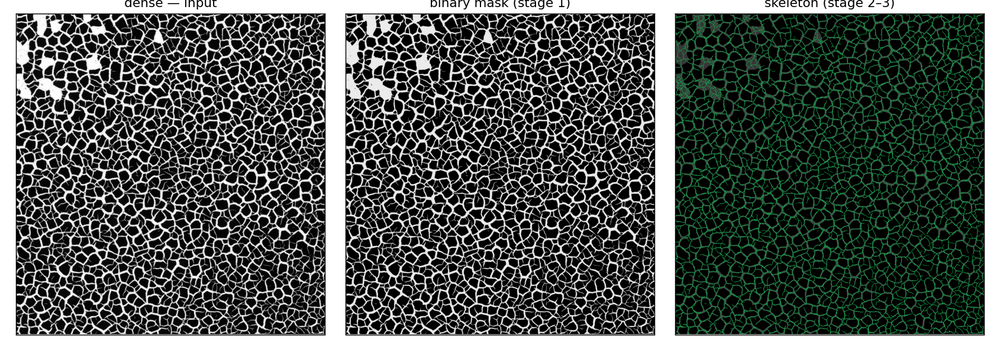
#> input picture crack_stats_export/examples/images/real_dense.png, 1000 x 346 px, shrunk from 1690 x 585 before the run
$ python segmentation_sensitivity_sweep.py --image ../../../crack_stats_export/examples/images/real_dense.png
#> lines starting #> are read from the running program, lines starting #| are printed output that depends on the picture; after the words box and inside, x2 and y2 are one past the last pixel; in counts of white or black regions, pixels touching at a corner belong together
### thesis_export/src/crackgraph/io_utils.py
"""Image loading for the crack-graph pipeline."""

from pathlib import Path

import numpy as np
from PIL import Image


def load_image(path: str | Path) -> tuple[np.ndarray, np.ndarray]:
    """Load an image and return (grayscale float64, RGB uint8) arrays.

    Grayscale conversion uses PIL's standard luma weighting ('L' mode).
    """
    with Image.open(path) as im:
        rgb = np.asarray(im.convert("RGB"), dtype=np.uint8)
        gray = np.asarray(im.convert("L"), dtype=np.float64)
    return gray, rgb

### thesis_export/src/crackgraph/regions.py
"""Which parts of an image to report on: the whole image, its centre, or
cells of an N x M grid.

The pipeline runs once on the whole image; a region only decides which
part of that one result a row of numbers describes (see measures/). So a
grid's cells are measured with the same threshold and the same flaking
reference as the whole image, and their crack areas add up to its total.

Grid cells are numbered 1 to N*M, row by row from the top left. Cell
boundaries are spread evenly, so leftover pixels go to several cells
instead of all landing in the last row or column.
"""

from dataclasses import dataclass

import numpy as np

REGION_MODES = ("whole", "centre", "grid")


@dataclass(frozen=True)
class Region:
    label: str  # "whole", "centre" or "cell 5 (r2c2)"
    row_start: int
    row_stop: int
    col_start: int
    col_stop: int

    @property
    def row_slice(self) -> slice:
        return slice(self.row_start, self.row_stop)

    @property
    def col_slice(self) -> slice:
        return slice(self.col_start, self.col_stop)

    @property
    def area_px(self) -> int:
        return (self.row_stop - self.row_start) * (self.col_stop - self.col_start)

    def is_whole_image(self, shape: tuple[int, int]) -> bool:
        return (self.row_start, self.row_stop, self.col_start, self.col_stop) == (0, shape[0], 0, shape[1])

    def contains_point(self, row: float, col: float) -> bool:
        return self.row_start <= row < self.row_stop and self.col_start <= col < self.col_stop

    # [6 lines left out: function contains, not called in this run]


@dataclass(frozen=True)
class RegionSpec:
    """What the user asked for, independent of any one image's size.

    mode "whole": the whole image.
    mode "centre": a centred rectangle, centre_frac of the image's width
        and height (0.5 = the middle half along each side).
    mode "grid": an n_rows x n_cols grid; cells lists which cells to report
        (1-based, row by row), or None for every cell.
    """

    mode: str = "whole"
    centre_frac: float = 0.5
    n_rows: int = 2
    n_cols: int = 2
    cells: tuple[int, ...] | None = None

    # [56 lines left out: functions __post_init__, describe, regions, grid_cells, not called in this run]


def corner_crop(height: int, width: int, *, corner_frac: float = 0.125, edge_margin_frac: float = 0.02) -> Region:
    """A square crop near the top-left corner, inset from the image edges.
    Both sizes are fractions of the image width. Only the validation sweeps
    (scripts/validation/) use this, so their results stay comparable with
    earlier runs; it is not one of the user-facing region modes."""
    margin = round(edge_margin_frac * width)
    size = round(corner_frac * width)
    row_end = min(margin + size, height)
    col_end = min(margin + size, width)
    return Region("corner", min(margin, row_end), row_end, min(margin, col_end), col_end)

### thesis_export/src/crackgraph/skeleton.py
"""Stage 2: thin the crack mask to a 1-px skeleton, then prune junk branches.

Thinning is skimage's Zhang (no affiliation) algorithm. Pruning repeats until nothing changes
(removing one branch can expose another) and removes dead-end or isolated
branches that are either:
- shorter than SPUR_PX_PLACEHOLDER (spurs, fragments), or
- host stubs: dead ends with less than SPUR_PX_PLACEHOLDER of their length outside
  the crack they branch from (centre-to-wall stubs into bumps and corners).

"""

from dataclasses import dataclass

import numpy as np
import skan
from scipy.ndimage import distance_transform_edt
from scipy.spatial import cKDTree
from skimage.morphology import remove_small_holes, remove_small_objects, skeletonize

# Tunable settings. Full rationale for each: docs/walkthrough/02_skeleton.md.

# SPUR_PX_PLACEHOLDER: dead ends/isolated branches shorter than this (px) are pruned. 15 px = 9.1 um
# (mm images only) ~ largest agglomerates and film thickness. 🟢.
SPUR_PX_PLACEHOLDER = 15

# DARK_SPECK_AREA_PX: dark specks inside a crack smaller than this
# (px) are removed before thinning, so the skeleton doesn't loop around them.
# 130 px = 48 um^2, the area of a d90 ~ 7.8 um agglomerate (inks T2-T4).
# 🟢, mm images only.
DARK_SPECK_AREA_PX = 130


@dataclass
class PrunedBranchRecord:
    """One pruned branch's full pixel path, kept for later diagnostic
    visualization (e.g. "what got cut and why") without having to re-run
    the analysis."""

    reason: str  # "spur" | "fragment" | "host_stub"
    branch_distance: float  # [measured], px
    coords: np.ndarray  # (N, 2) row, col -- captured via skel.path_coordinates() before pruning


@dataclass
class SkeletonResult:
    skeleton: skan.Skeleton
    skel_image: np.ndarray
    mask_clean: np.ndarray  # [measured] cleaned crack mask (bright spots filled, dark specks removed), pre-skeletonize
    medial_radius: np.ndarray  # [measured] EDT of the cleaned mask: local crack half-width (px) at every pixel
    n_pixels_pre_prune: int  # [measured]
    n_pixels_post_prune: int  # [measured]
    n_spurs_pruned: int  # [measured]
    pruned_spur_lengths: list[float]  # [measured], px
    n_fragments_pruned: int  # [measured]
    pruned_fragment_lengths: list[float]  # [measured], px
    spur_px_threshold: float  # [PLACEHOLDER]
    n_host_stubs_pruned: int  # [measured]
    pruned_host_stub_lengths: list[float]  # [measured], px (full branch length, not the outside part)
    prune_host_stubs: bool  # whether the host-stub rule was on
    pruned_branches: list[PrunedBranchRecord]  # [measured] every pruned branch, coords + reason
    iters_used: int


# [36 lines left out: function _length_outside_host, not called in this run]


def skeletonize_and_prune(
    mask: np.ndarray,
    *,
    source_image: np.ndarray | None = None,
    min_object_px: int = 4,
    spur_px: float = SPUR_PX_PLACEHOLDER,
    dark_speck_area_px: int = DARK_SPECK_AREA_PX,
    prune_host_stubs: bool = True,
    max_iters: int = 10,
) -> SkeletonResult:
    mask_clean = remove_small_objects(mask, min_size=min_object_px)
    mask_clean = remove_small_holes(mask_clean, area_threshold=dark_speck_area_px)
    skel_image = skeletonize(mask_clean)
    n_pixels_pre = int(skel_image.sum())

    # Local crack half-width at every mask pixel (the distance to the
    # nearest dark pixel). Used downstream for crack widths (the crack
    # stats and per-segment table) and flaking detection, and below for
    # host-stub pruning: the host crack's half-width near a junction
    # decides how much of a dead end lies outside it.
    medial_radius = distance_transform_edt(mask_clean)

    skel = skan.Skeleton(skel_image, source_image=source_image)

    pruned_spur_lengths: list[float] = []
    pruned_fragment_lengths: list[float] = []
    pruned_host_stub_lengths: list[float] = []
    pruned_branches: list[PrunedBranchRecord] = []
    iters_used = 0

    for i in range(max_iters):
        summary = skan.summarize(skel, separator="_")
        if len(summary) == 0:
            break
        is_spur = (summary["branch_type"] == 1) & (summary["branch_distance"] < spur_px)
        is_fragment = (summary["branch_type"] == 0) & (summary["branch_distance"] < spur_px)
        spur_rows = summary.index[is_spur]
        fragment_rows = summary.index[is_fragment]
        length_flagged_rows = spur_rows.union(fragment_rows)

        # Host-stub check: dead ends the length rule didn't catch, but with less
        # than spur_px of their length outside the crack they branch from.
        host_stub_rows = summary.index[:0]
        if prune_host_stubs:
            incidence: dict[int, list[int]] = {}
            for k, a_, b_ in zip(summary.index, summary["node_id_src"], summary["node_id_dst"]):
                incidence.setdefault(int(a_), []).append(k)
                incidence.setdefault(int(b_), []).append(k)
            eligible = summary.index[(summary["branch_type"] == 1) & ~summary.index.isin(length_flagged_rows)]
            flags = []
            for k in eligible:
                outside = _length_outside_host(
                    skel, incidence, int(k),
                    int(summary.at[k, "node_id_src"]), int(summary.at[k, "node_id_dst"]), medial_radius,
                )
                flags.append(outside is not None and outside < spur_px)
            host_stub_rows = eligible[np.array(flags, dtype=bool)]

        if len(spur_rows) == 0 and len(fragment_rows) == 0 and len(host_stub_rows) == 0:
            break
        pruned_spur_lengths.extend(summary.loc[spur_rows, "branch_distance"].tolist())
        pruned_fragment_lengths.extend(summary.loc[fragment_rows, "branch_distance"].tolist())
        pruned_host_stub_lengths.extend(summary.loc[host_stub_rows, "branch_distance"].tolist())

        # Coordinates must be captured now, before prune_paths() below --
        # skel is replaced with a fresh Skeleton each call and path indices
        # are not stable across that boundary.
        for reason, rows in (
            ("spur", spur_rows),
            ("fragment", fragment_rows),
            ("host_stub", host_stub_rows),
        ):
            for path_index in rows:
                pruned_branches.append(
                    PrunedBranchRecord(
                        reason=reason,
                        branch_distance=float(summary.at[path_index, "branch_distance"]),
                        coords=skel.path_coordinates(int(path_index)),
                    )
                )

        all_rows = length_flagged_rows.union(host_stub_rows)
        skel = skel.prune_paths(all_rows.to_numpy())
        iters_used = i + 1

    n_pixels_post = int(skel.skeleton_image.sum())

    return SkeletonResult(
        skeleton=skel,
        skel_image=skel.skeleton_image,
        mask_clean=mask_clean,
        medial_radius=medial_radius,
        n_pixels_pre_prune=n_pixels_pre,
        n_pixels_post_prune=n_pixels_post,
        n_spurs_pruned=len(pruned_spur_lengths),
        pruned_spur_lengths=pruned_spur_lengths,
        n_fragments_pruned=len(pruned_fragment_lengths),
        pruned_fragment_lengths=pruned_fragment_lengths,
        spur_px_threshold=spur_px,
        n_host_stubs_pruned=len(pruned_host_stub_lengths),
        pruned_host_stub_lengths=pruned_host_stub_lengths,
        prune_host_stubs=prune_host_stubs,
        pruned_branches=pruned_branches,
        iters_used=iters_used,
    )

### thesis_export/scripts/validation/segmentation_sensitivity_sweep.py
"""Sensitivity check for the crack/not-crack decision itself.

binarize.py picks a single global Otsu threshold and its docstring asserts
(but never checks) that adaptive/local thresholding isn't needed because
"these images are already high-contrast." Other tunable constants in
this project get a sweep script (e.g. curvature_window_sweep.py)
-- the threshold that decides what counts as crack in the first place never
has. This script is that sweep: it does NOT change binarize.py's production
default (Otsu stays the default, deliberately -- see that file's docstring),
it only measures how sensitive the downstream pipeline is to perturbing it.

Run on a REAL image crop, not a synthetic fixture -- synthetic fixtures use
flat, noiseless fg/bg values (fg_value=230, bg_value=10, no JPEG artifacts),
so any threshold strictly between them gives an identical mask and the sweep
would trivially show zero sensitivity, telling us nothing.

Includes 3 non-Otsu comparison points, each labeled by what it actually is
rather than lumped into one "local/adaptive" data point: an unconfigured
naive local threshold (pathological on this image -- verified via a
connected-component-size check to be a few huge false-positive background
blobs, NOT noise fragmentation, caused by offset=0 pinning the threshold to
exactly the local mean in near-uniform dark background), the same method
with an ad hoc tuned offset (shows the above is a tuning artifact, not a
property of local thresholding -- not a proposed production constant), and
Sauvola's method (a standard local-contrast method needing no manual
offset, which matches Otsu's area within ~9% but still produces far more
edges/junctions -- a real, precise finding about topology noise, not area).

Run from the repo root:

    python3 scripts/validation/segmentation_sensitivity_sweep.py --image PATH [--out PATH]
"""

import argparse
import json
import sys
from pathlib import Path

import numpy as np
from skimage.filters import threshold_local, threshold_otsu, threshold_sauvola

sys.path.insert(0, str(Path(__file__).resolve().parent.parent.parent))

from src.crackgraph.graph import extract_graph
from src.crackgraph.io_utils import load_image
from src.crackgraph.regions import corner_crop
from src.crackgraph.skeleton import skeletonize_and_prune

OTSU_PERTURBATIONS_PCT = [-10, -5, 0, 5, 10]
# [PLACEHOLDER] window/block size shared by both local-method comparison
# points below -- not swept itself, tied to no calibrated length scale
# (none exists yet).
LOCAL_WINDOW_PX = 101
# [PLACEHOLDER, illustrative only] threshold_local's offset shifts the
# per-pixel threshold below the local mean (threshold = local_mean -
# offset). offset=0 (skimage's default) sets the threshold to EXACTLY the
# local mean, which is pathological in this image's near-uniform dark
# background (median gray ~1): roughly half of any flat patch sits above
# its own local mean by chance, so large low-contrast regions blow past
# threshold as single giant false-positive blobs -- verified via a
# connected-component-size check, not assumed. -15 is an ad hoc value
# found by manually probing until the result stopped being pathological;
# it is NOT a calibrated constant and is not proposed for production use --
# its only purpose here is to show that the offset=0 blowup is a tuning
# artifact of this specific naive method, not evidence that local/adaptive
# thresholding is unusable in general (see threshold_sauvola below for the
# fairer, no-manual-tuning comparison).
LOCAL_OFFSET_TUNED = -15
# skimage's own published default for threshold_sauvola -- not a value
# picked for this project, so unlike LOCAL_OFFSET_TUNED it needs no
# CALIBRATION.md entry of its own.
SAUVOLA_K = 0.2


def _run_variant(gray: np.ndarray, mask: np.ndarray) -> dict:
    skeleton_result = skeletonize_and_prune(mask, source_image=gray, spur_px=3.0)
    graph_result = extract_graph(skeleton_result.skeleton)
    return {
        "foreground_px": int(mask.sum()),
        "n_edges": graph_result.n_edges,
        "n_junctions_deg3": graph_result.n_junctions_deg3,
        "n_junctions_deg_ge4": graph_result.n_junctions_deg_ge4,
        "n_endpoints": graph_result.n_endpoints,
    }


def run_sweep(gray: np.ndarray) -> list[dict]:
    otsu_t = float(threshold_otsu(gray))
    rows = []

    baseline = None
    for pct in OTSU_PERTURBATIONS_PCT:
        t = otsu_t * (1.0 + pct / 100.0)
        mask = gray > t
        result = _run_variant(gray, mask)
        result["variant"] = f"otsu{pct:+d}%" if pct != 0 else "otsu (baseline)"
        result["threshold"] = t
        rows.append(result)
        if pct == 0:
            baseline = result

    # -- Naive local threshold, unconfigured (offset=0 = local mean exactly) --
    local_t0 = threshold_local(gray, block_size=LOCAL_WINDOW_PX, offset=0)
    mask_local0 = gray > local_t0
    row0 = _run_variant(gray, mask_local0)
    row0["variant"] = f"local, offset=0 (unconfigured, block={LOCAL_WINDOW_PX}px)"
    row0["threshold"] = None  # not a single scalar -- per-pixel
    rows.append(row0)

    # -- Same method, ad hoc tuned offset -- shows the above is a tuning
    # artifact, not a property of local thresholding itself --
    local_t1 = threshold_local(gray, block_size=LOCAL_WINDOW_PX, offset=LOCAL_OFFSET_TUNED)
    mask_local1 = gray > local_t1
    row1 = _run_variant(gray, mask_local1)
    row1["variant"] = f"local, offset={LOCAL_OFFSET_TUNED} (ad hoc tuning, illustrative)"
    row1["threshold"] = None
    rows.append(row1)

    # -- Sauvola: standard local-contrast adaptive method, no manual offset --
    sauvola_t = threshold_sauvola(gray, window_size=LOCAL_WINDOW_PX, k=SAUVOLA_K)
    mask_sauvola = gray > sauvola_t
    row2 = _run_variant(gray, mask_sauvola)
    row2["variant"] = f"sauvola, k={SAUVOLA_K} (standard, no manual tuning)"
    row2["threshold"] = None
    rows.append(row2)

    for row in rows:
        row["delta_foreground_px_pct"] = (
            100.0 * (row["foreground_px"] - baseline["foreground_px"]) / baseline["foreground_px"]
        )
        row["delta_n_edges"] = row["n_edges"] - baseline["n_edges"]
        row["delta_n_junctions_deg3"] = row["n_junctions_deg3"] - baseline["n_junctions_deg3"]

    return rows


def main() -> None:
    parser = argparse.ArgumentParser(description=__doc__)
    parser.add_argument("--image", required=True, help="Path to a micrograph to run the sweep against.")
    parser.add_argument("--out", default=None)
    args = parser.parse_args()

    out_path = Path(args.out) if args.out else Path("outputs/segmentation_sensitivity_data.json")

    gray_full, _rgb_full = load_image(args.image)
#> in load_image, im is the input picture: PIL image 1000x346 RGBA; mean R, G, B, A 79.8, 85.9, 82.1, 255
#> in load_image, `gray = np.asarray(im.convert("L"), dtype=np.float64)`:
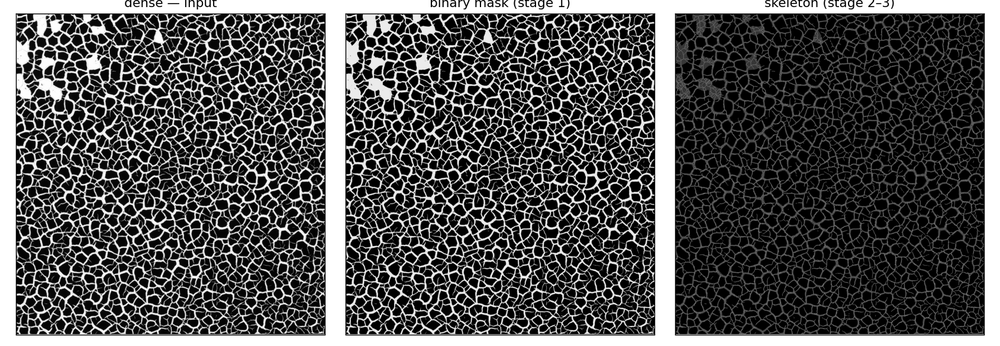
#> gray: shape (346, 1000) float64; min 0, max 255, mean 83.7
    h, w = gray_full.shape
#> h = 346; w = 1000
    region = corner_crop(h, w)
    gray = gray_full[region.row_slice, region.col_slice]
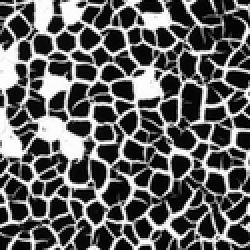
#> gray: shape (125, 125) float64 (shown 2 times larger); min 0, max 255, mean 93.5

    rows = run_sweep(gray)
#> in run_sweep, `otsu_t = float(threshold_otsu(gray))`: otsu_t = 116
#> the loop in run_sweep, `for pct in OTSU_PERTURBATIONS_PCT:` made 1 pass
#> t on pass 1: 104.4
#> pass 1, in run_sweep, `mask = gray > t`:
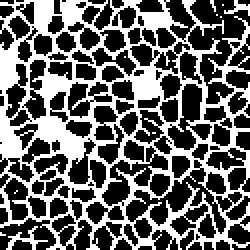
#> mask: shape (125, 125) bool (shown 2 times larger); 39.6% white; 11 white regions (8 under 20 px), largest, box (x1, y1, x2, y2) and area: (0, 0, 125, 125) 6049, (3, 113, 24, 125) 71, (112, 0, 125, 8) 40
#> pass 1, in skeletonize_and_prune, `mask_clean = remove_small_objects(mask, min_size=min_object_px)`:
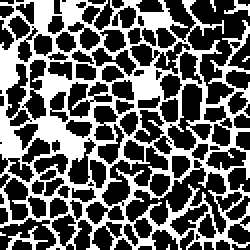
#> mask_clean: shape (125, 125) bool (shown 2 times larger); 39% white; 7 white regions (4 under 20 px), largest, box (x1, y1, x2, y2) and area: (0, 0, 125, 125) 5961, (3, 113, 24, 125) 71, (112, 0, 125, 8) 40
#> pass 1, in skeletonize_and_prune, `mask_clean = remove_small_holes(mask_clean, area_threshold=dark_speck_..`:
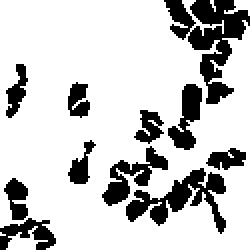
#> mask_clean: shape (125, 125) bool (shown 2 times larger); 79.1% white; 11 black regions, largest, box (x1, y1, x2, y2) and area: (82, 0, 125, 52) 924, (63, 84, 113, 117) 606, (51, 73, 84, 103) 352
#> pass 1, in skeletonize_and_prune, `skel_image = skeletonize(mask_clean)`:
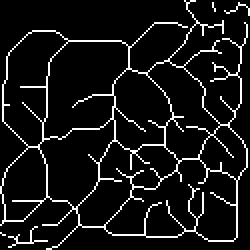
#> skel_image: shape (125, 125) bool (shown 2 times larger); 8.5% white in thin lines or dots
#> after the loop in run_sweep, `for pct in OTSU_PERTURBATIONS_PCT:`: rows = []

    out_path.parent.mkdir(parents=True, exist_ok=True)
    out_path.write_text(json.dumps({"image": args.image, "crop_px": list(gray.shape), "rows": rows}, indent=2), encoding="utf-8")
    print(f"Wrote {out_path}")
    for row in rows:
        print(
            f"  {row['variant']:<28} px={row['foreground_px']:>8}  "
            f"edges={row['n_edges']:>3} (Δ{row['delta_n_edges']:+d})  "
            f"junc3={row['n_junctions_deg3']:>3} (Δ{row['delta_n_junctions_deg3']:+d})  "
            f"Δpx%={row['delta_foreground_px_pct']:+.2f}"
        )


if __name__ == "__main__":
    main()
#> (the call stopped at in skeletonize_and_prune, `skel = skan.Skeleton(skel_image, source_image=source_image)`: skan is not available in this run)

$ run again, on crack_stats_export/examples/images/schematic_straight_line.png
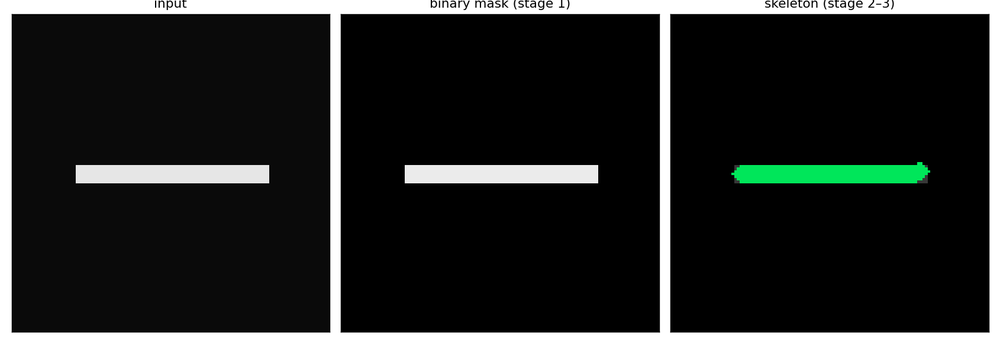
#> input picture crack_stats_export/examples/images/schematic_straight_line.png, 1000 x 346 px, shrunk from 1690 x 585 before the run
#> in load_image, im is the input picture: PIL image 1000x346 RGBA; mean R, G, B, A 37.4, 39.7, 38.3, 255
#> otsu_t = 10
#> the loop in run_sweep, `for pct in OTSU_PERTURBATIONS_PCT:` made 1 pass
#> t on pass 1: 9
#> pass 1, in skeletonize_and_prune, `skel_image = skeletonize(mask_clean)`:
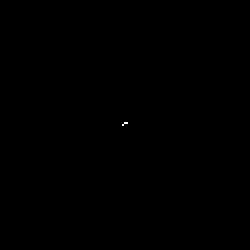
#> skel_image: shape (125, 125) bool (shown 2 times larger); 0.02% white in thin lines or dots, all inside (x1, y1, x2, y2) = (61, 61, 64, 63)
#> pass 1, in skeletonize_and_prune, `medial_radius = distance_transform_edt(mask_clean)`:
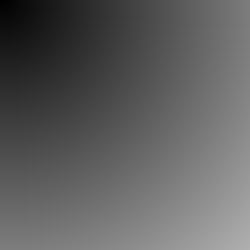
#> medial_radius: shape (125, 125) float64 (shown 2 times larger); min 1, max 176.1, mean 95.7
#> after the loop in run_sweep, `for pct in OTSU_PERTURBATIONS_PCT:`: rows = []

$ run again, on crack_stats_export/examples/images/schematic_t_junction.png
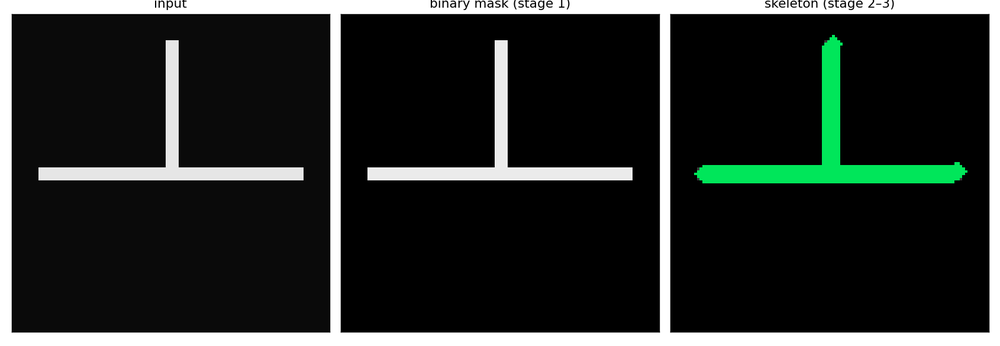
#> input picture crack_stats_export/examples/images/schematic_t_junction.png, 1000 x 346 px, shrunk from 1690 x 585 before the run
#> in load_image, im is the input picture: PIL image 1000x346 RGBA; mean R, G, B, A 39.5, 44.3, 41.4, 255
#> otsu_t = 10
#> the loop in run_sweep, `for pct in OTSU_PERTURBATIONS_PCT:` made 1 pass
#> t on pass 1: 9
#> pass 1, in skeletonize_and_prune, `skel_image = skeletonize(mask_clean)`:
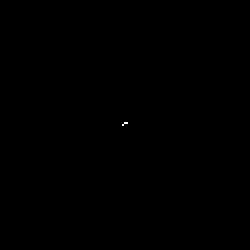
#> skel_image: shape (125, 125) bool (shown 2 times larger); 0.02% white in thin lines or dots, all inside (x1, y1, x2, y2) = (61, 61, 64, 63)
#> pass 1, in skeletonize_and_prune, `medial_radius = distance_transform_edt(mask_clean)`:
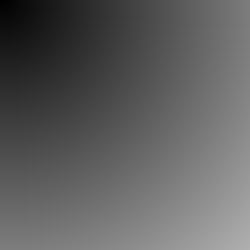
#> medial_radius: shape (125, 125) float64 (shown 2 times larger); min 1, max 176.1, mean 95.7
#> after the loop in run_sweep, `for pct in OTSU_PERTURBATIONS_PCT:`: rows = []
